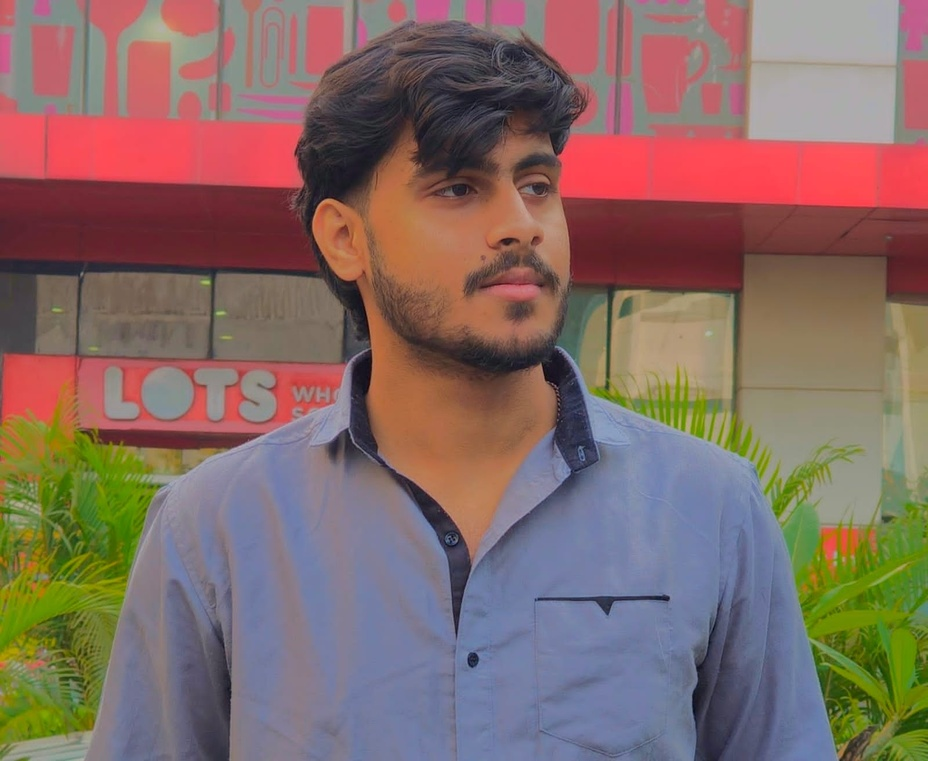
#> input picture profile.jpeg, 928 x 761 px, shrunk from 1600 x 1312 before the run; its folder holds only this picture in this run
$ python prep_photo.py
#> lines starting #> are read from the running program, lines starting #| are printed output that depends on the picture
#!/usr/bin/env python3
"""
Prepare a portrait photo for clean ASCII conversion:
  1. remove the background (rembg) so the subject is isolated
  2. boost LOCAL contrast (CLAHE) so a flatly-lit face gains highlights and
     shadows -- this is what turns a dark blob into a recognizable face
  3. composite the subject onto pure white so the background reads as blank
     (white -> spaces in the ascii ramp)

Output: source-prepped.png (grayscale), consumed by make_ascii_svg.py.
Run once whenever the source photo changes; the ascii SVG itself is static.

    python scripts/prep_photo.py <input.jpg> [output.png]
"""
import os
import sys

import cv2
import numpy as np
from PIL import Image
from rembg import remove, new_session

HERE = os.path.dirname(os.path.abspath(__file__))
INP = sys.argv[1] if len(sys.argv) > 1 else os.path.join(HERE, "..", "profile.jpeg")
OUT = sys.argv[2] if len(sys.argv) > 2 else os.path.join(HERE, "..", "source-prepped.png")

# 1. crop square and cut out the subject
im = Image.open(INP).convert("RGBA")
w, h = im.size
#> w = 928; h = 761
crop_size = min(w, h)
#> crop_size = 761
left = (w - crop_size) // 2
#> left = 83
top = 0
right = left + crop_size
#> right = 844
bottom = crop_size
#> bottom = 761
cropped = im.crop((left, top, right, bottom))
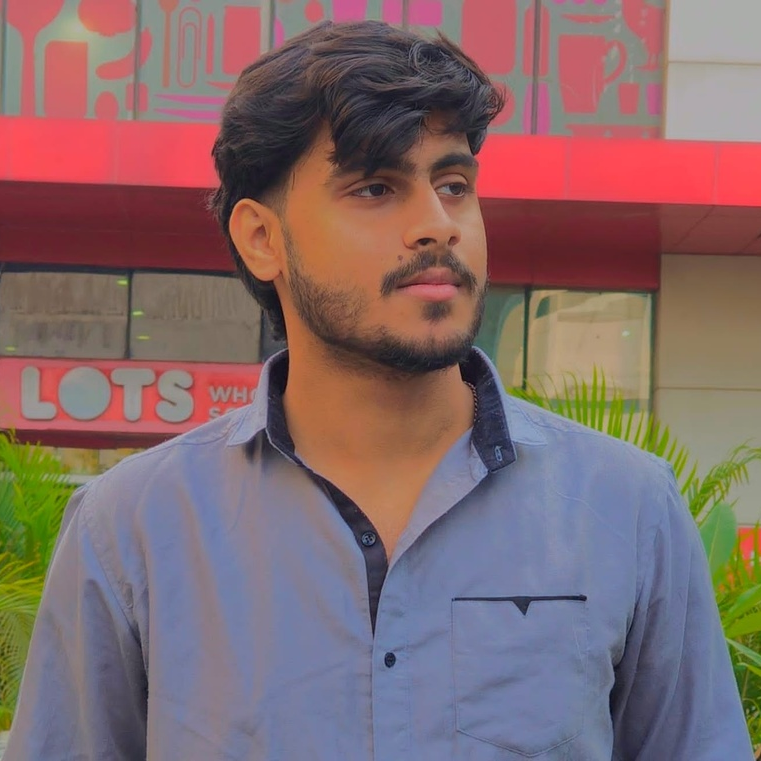
#> cropped: PIL image 761x761 RGBA; mean R, G, B, A 131.7, 105.5, 107.3, 255

#> (the run stopped early here; a loop or call above may not have finished)
